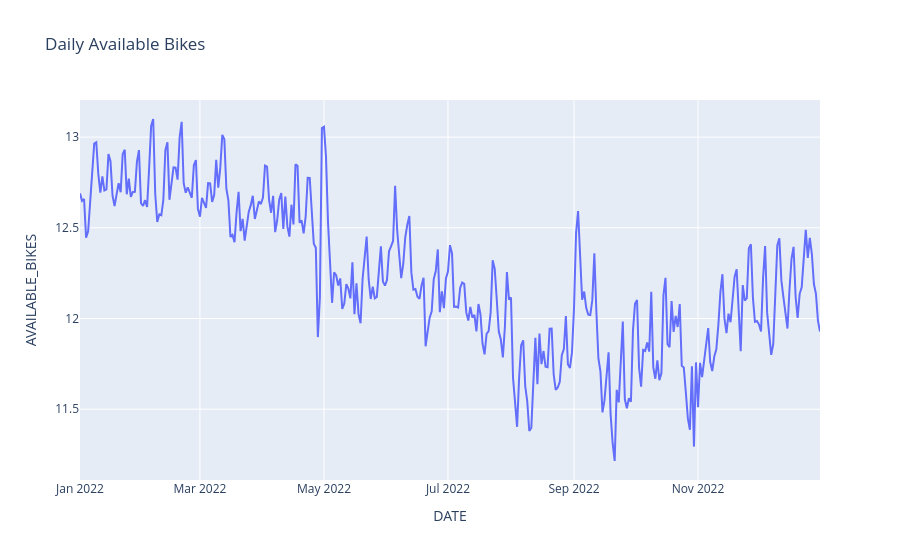

The notebook cell this image was saved under:
### Markdown cell above
#### Daily available bikes

### Code cell
fig = px.line(
    data_daily,
    x="DATE",
    y="AVAILABLE_BIKES",
    title="Daily Available Bikes"
)

fig.show()

### Figure 1 — Plotly figure (JSON) as saved in the notebook; plotly's stock layout.template omitted (floating-point values rounded to 4 significant figures; data arrays with more than 128 entries replaced by an {"elided": "..."} marker saying what was removed)
{"data": [{"hovertemplate": "DATE=%{x}<br>AVAILABLE_BIKES=%{y}<extra></extra>", "legendgroup": "", "line": {"color": "#636efa", "dash": "solid"}, "marker": {"symbol": "circle"}, "mode": "lines", "name": "", "orientation": "v", "showlegend": false, "type": "scatter", "x": {"elided": "365 str values"}, "xaxis": "x", "y": {"elided": "365 float values"}, "yaxis": "y"}], "layout": {"legend": {"tracegroupgap": 0}, "title": {"text": "Daily Available Bikes"}, "xaxis": {"anchor": "y", "domain": [0, 1], "title": {"text": "DATE"}}, "yaxis": {"anchor": "x", "domain": [0, 1], "title": {"text": "AVAILABLE_BIKES"}}}}
